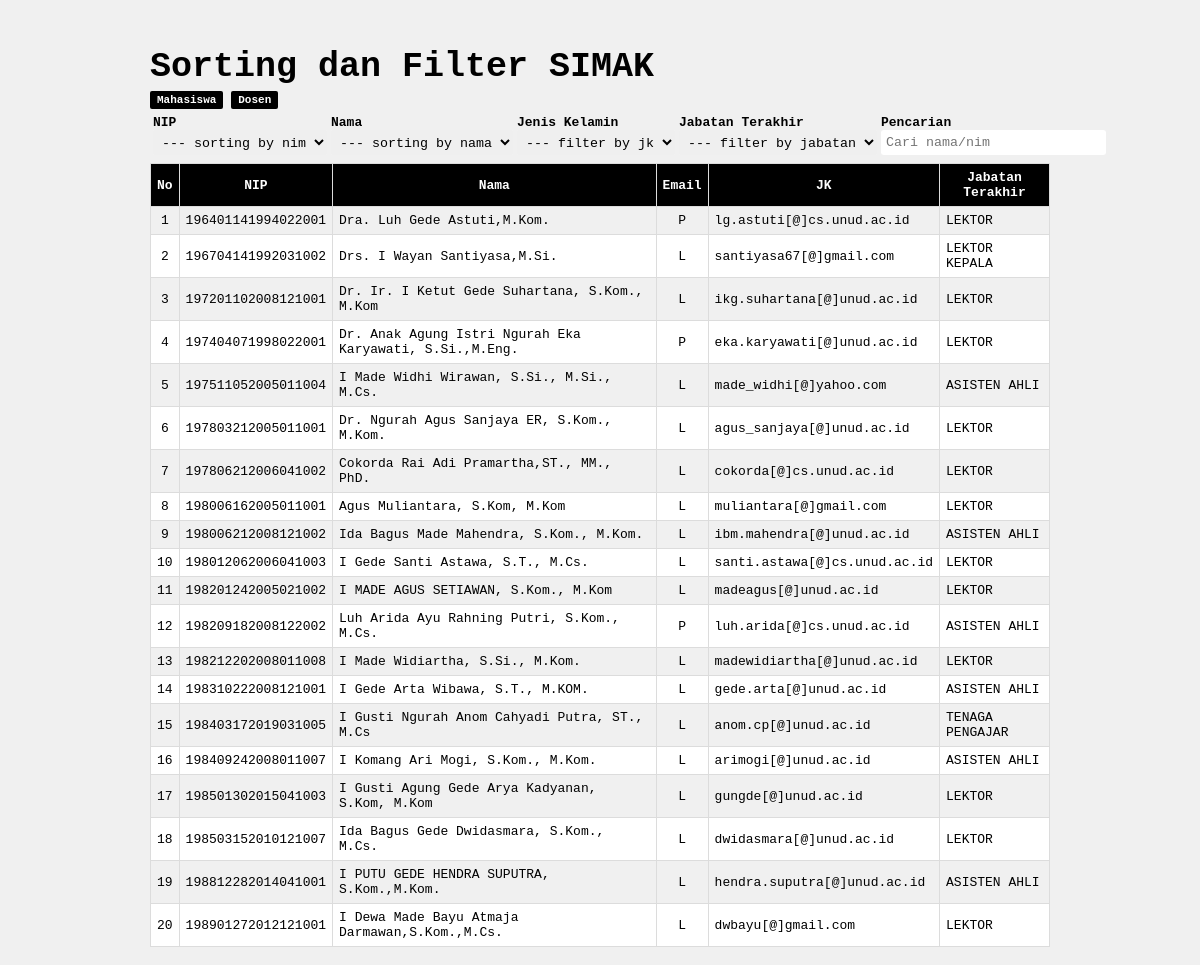
Screenshot of /dosen.php with the database file from the repository.
### tables this page shows
CREATE TABLE `dosen` (
  `nip` varchar(30) NOT NULL,
  `nama` varchar(100) DEFAULT NULL,
  `email` varchar(50) DEFAULT NULL,
  `jk` enum('P','L') DEFAULT NULL,
  `jabatan_terakhir` varchar(20) DEFAULT NULL
);

### dosen.php (the view, shortened to what this page needs)
<html>
    <head>
        <link type="text/css" rel="stylesheet" href="css/style.css">
    </head>
    <body>
        <div class="container">
            <h2>Sorting dan Filter SIMAK</h2>
            <a href="index.php">Mahasiswa</a>
            <a href="dosen.php">Dosen</a>
            <table width="100%" style="color:#fff; margin-top:5px;">
                <tr>
                    <td>
                        <b>NIP</b>
                        <select id="nip" class="input-form">
                            <option value="asc">--- sorting by nim</option>
                        </select>
                    </td>
                    <td>
                        <b>Nama</b>
                        <select id="nama" class="input-form">
                            <option value="asc">--- sorting by nama</option>
                        </select>
                    </td>
                    <td>
                        <b>Jenis Kelamin</b>
                        <select id="jk" class="input-form">
                            <option value="all">--- filter by jk</option>
                        </select>
                    </td>
                    <td>
                        <b>Jabatan Terakhir</b>
                        <select id="jabatan" class="input-form">
                            <option value="all">--- filter by jabatan</option>
                        </select>
                    </td>
                    <td>
                        <b>Pencarian</b>
                        <input type="text" class="input-form" id="cari" style="width:225px;" placeholder="Cari nama/nim">
                    </td>
                </tr>
            </table>
            <table border="1" width="100%" class="tabel" style="margin-top:5px">
                <thead>
                <tr>
                    <th>No</th>
                    <th>NIP</th>
                    <th>Nama</th>
                    <th>Email</th>
                    <th>JK</th>
                    <th>Jabatan Terakhir</th>
                </tr>
                </thead>
                <tbody id="tabel">
                <?php
                    include "koneksi.php";
                    $query_mysqli = mysqli_query($koneksi, "SELECT * FROM dosen")or die(mysql_error());
                    $nomor = 1;
                    while($data = mysqli_fetch_array($query_mysqli)){
                ?>
                <tr>
                    <td align="center"><?php echo $nomor++; ?></td>
                    <td><?php echo $data['nip']; ?></td>
                    <td><?php echo $data['nama']; ?></td>
                    <td align="center"><?php echo $data['jk']; ?></td>
                    <td><?php echo $data['email']; ?></td>
                    <td><?php echo $data['jabatan_terakhir']; ?></td>
                </tr>
                <?php } ?>
                </tbody>
            </table>
        </div>
    </body>
</html>

### css/style.css (style rules this page uses)
* { font-family: monospace; }
body { background-color:#f0f0f0; }
.container { height: auto; padding: 10px; width: 900px; color: #fff; margin: auto; }
h2 { font-size: 35px; font-weight: bold; margin-bottom: 5px; color: black; }
.input-form { height: 25px; padding: 5px; border: none; border-radius: 3px; }
.tabel { border-collapse: collapse; }
.tabel, .tabel th, .tabel td { border: 1px solid gainsboro; padding: 6px; }
.tabel th { background-color:#000000; color: #fff; }
.tabel tr:nth-child(odd) { background-color: #f0f0 ; }
.tabel tr:nth-child(even) { background-color: #FFF ; }
a { text-decoration: none; color: white; background-color: #000000; padding: 3px; border-radius: 2px; font-size: 11px; font-weight: bold; padding: 3px 7px 3px 7px; }
b { color: black; }

### rows the page displays
dosen: nip "196401141994022001", nama "Dra. Luh Gede Astuti,M.Kom.", jk "P", email "lg.astuti[@]cs.unud.ac.id", jabatan_terakhir "LEKTOR"
dosen: nip "196704141992031002", nama "Drs. I Wayan Santiyasa,M.Si.", jk "L", email "santiyasa67[@]gmail.com", jabatan_terakhir "LEKTOR KEPALA"
dosen: nip "197201102008121001", nama "Dr. Ir. I Ketut Gede Suhartana, S.Kom., M.Kom", jk "L", email "ikg.suhartana[@]unud.ac.id", jabatan_terakhir "LEKTOR"
dosen: nip "197404071998022001", nama "Dr. Anak Agung Istri Ngurah Eka Karyawati, S.Si.,M.Eng.", jk "P", email "eka.karyawati[@]unud.ac.id", jabatan_terakhir "LEKTOR"
dosen: nip "197511052005011004", nama "I Made Widhi Wirawan, S.Si., M.Si., M.Cs.", jk "L", email "made_widhi[@]yahoo.com", jabatan_terakhir "ASISTEN AHLI"
dosen: nip "197803212005011001", nama "Dr. Ngurah Agus Sanjaya ER, S.Kom., M.Kom.", jk "L", email "agus_sanjaya[@]unud.ac.id", jabatan_terakhir "LEKTOR"
dosen: nip "197806212006041002", nama "Cokorda Rai Adi Pramartha,ST., MM., PhD.", jk "L", email "cokorda[@]cs.unud.ac.id", jabatan_terakhir "LEKTOR"
dosen: nip "198006162005011001", nama "Agus Muliantara, S.Kom, M.Kom", jk "L", email "muliantara[@]gmail.com", jabatan_terakhir "LEKTOR"
dosen: nip "198006212008121002", nama "Ida Bagus Made Mahendra, S.Kom., M.Kom.", jk "L", email "ibm.mahendra[@]unud.ac.id", jabatan_terakhir "ASISTEN AHLI"
dosen: nip "198012062006041003", nama "I Gede Santi Astawa, S.T., M.Cs.", jk "L", email "santi.astawa[@]cs.unud.ac.id", jabatan_terakhir "LEKTOR"
dosen: nip "198201242005021002", nama "I MADE AGUS SETIAWAN, S.Kom., M.Kom", jk "L", email "madeagus[@]unud.ac.id", jabatan_terakhir "LEKTOR"
dosen: nip "198209182008122002", nama "Luh Arida Ayu Rahning Putri, S.Kom., M.Cs.", jk "P", email "luh.arida[@]cs.unud.ac.id", jabatan_terakhir "ASISTEN AHLI"
dosen: nip "198212202008011008", nama "I Made Widiartha, S.Si., M.Kom.", jk "L", email "madewidiartha[@]unud.ac.id", jabatan_terakhir "LEKTOR"
dosen: nip "198310222008121001", nama "I Gede Arta Wibawa, S.T., M.KOM.", jk "L", email "gede.arta[@]unud.ac.id", jabatan_terakhir "ASISTEN AHLI"
dosen: nip "198403172019031005", nama "I Gusti Ngurah Anom Cahyadi Putra, ST., M.Cs", jk "L", email "anom.cp[@]unud.ac.id", jabatan_terakhir "TENAGA PENGAJAR"
dosen: nip "198409242008011007", nama "I Komang Ari Mogi, S.Kom., M.Kom.", jk "L", email "arimogi[@]unud.ac.id", jabatan_terakhir "ASISTEN AHLI"
dosen: nip "198501302015041003", nama "I Gusti Agung Gede Arya Kadyanan, S.Kom, M.Kom", jk "L", email "gungde[@]unud.ac.id", jabatan_terakhir "LEKTOR"
dosen: nip "198503152010121007", nama "Ida Bagus Gede Dwidasmara, S.Kom., M.Cs.", jk "L", email "dwidasmara[@]unud.ac.id", jabatan_terakhir "LEKTOR"
dosen: nip "198812282014041001", nama "I PUTU GEDE HENDRA SUPUTRA, S.Kom.,M.Kom.", jk "L", email "hendra.suputra[@]unud.ac.id", jabatan_terakhir "ASISTEN AHLI"
dosen: nip "198901272012121001", nama "I Dewa Made Bayu Atmaja Darmawan,S.Kom.,M.Cs.", jk "L", email "dwbayu[@]gmail.com", jabatan_terakhir "LEKTOR"
